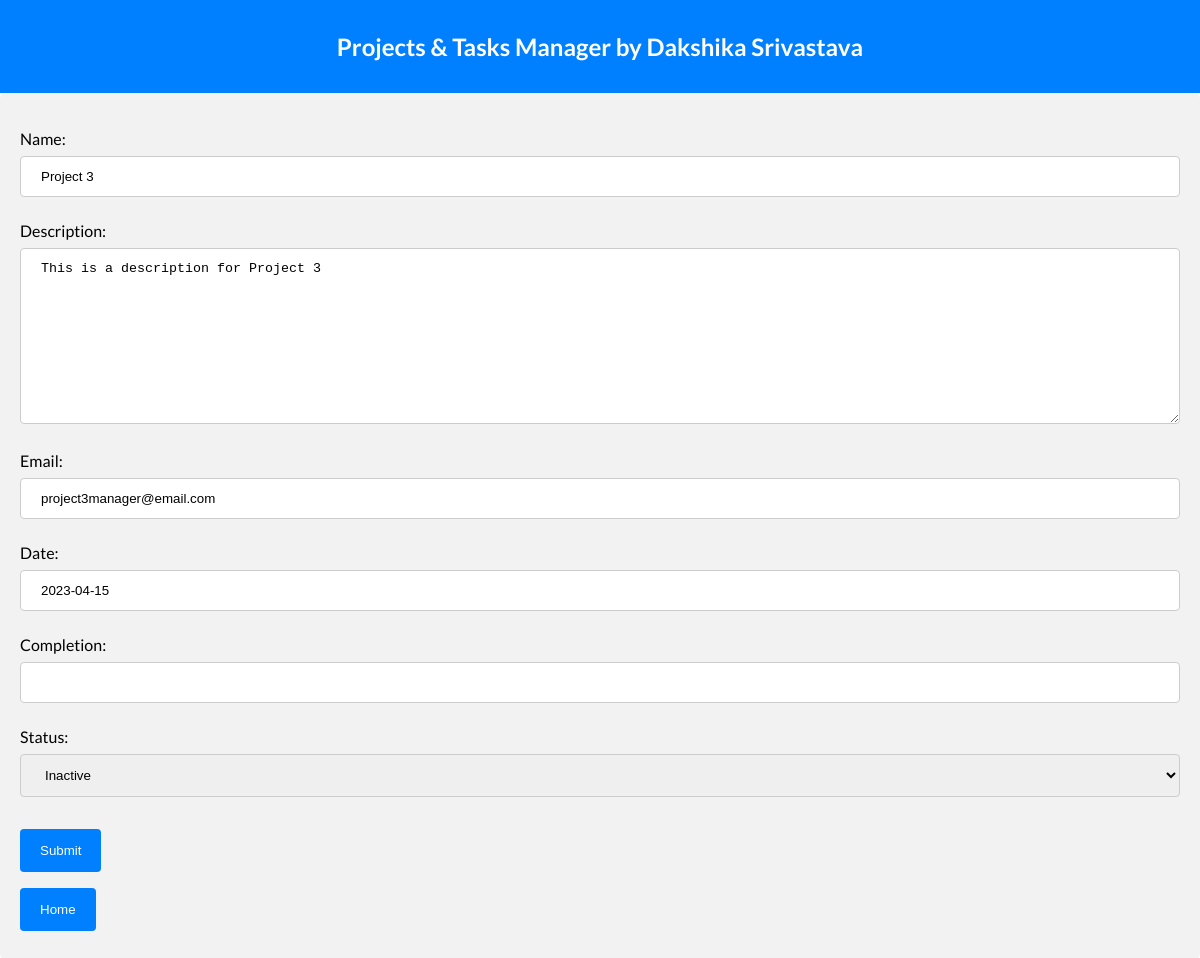
The page /update/3/ on the database its author committed.
### playground/models.py (models this page shows, shortened)
class ProjectsModel(models.Model):
    name = models.CharField(max_length=200, unique=True)
    description = models.TextField()
    email = models.EmailField()
    creation = models.DateField(_("Date"), default=datetime.today)
    completion = models.DateField(null=True, blank=True)
    status = models.CharField(
        max_length=8,
        choices=StatusChoices,
        default="INACTIVE"
    )

### playground/views.py (the view)
# urls.py: path('update/<id>/', views.update_view),
def update_view(request, id):
    context = {}
    obj = get_object_or_404(ProjectsModel, id=id)
    form = ProjectsForm(request.POST or None, instance=obj)
    if form.is_valid():
        form.save()
        return HttpResponseRedirect('/success/')
    context['form'] = form
    if request.method == "POST":
        return HttpResponseRedirect('/success/')
    return render(request, "update_view.html", context)

### playground/forms.py
class ProjectsForm(forms.ModelForm):
    class Meta:
        model = ProjectsModel
        fields = [
            "name",
            "description",
            "email",
            "creation",
            "completion",
            "status",
        ]

### playground/templates/update_view.html (shortened to what this page needs)
<!DOCTYPE html>
<html lang="en">
<head>
    <link rel="stylesheet" type="text/css" href="../static/style.css" />
</head>
<body>
    <div class="nav">
        <h2>Projects & Tasks Manager by Dakshika Srivastava</h2>
    </div>
    <div class="formbody">
        <form method="POST">
            {{ form.as_p }}
            <input type="submit" valie="Update">
        </form>
        <form action="/">
            <input type="submit" value="Home">
        </form>
    </div>
</body>
</html>

### playground/static/style.css (style rules this page uses)
body { font-family: 'Lato', Times, serif; margin: 0; padding: 0; display: block; }
.nav { padding: 1%; margin: 0; background-color: #0080ff; color: white; text-align: center; }
input[type=text], input[type=email], textarea, select { width: 100%; padding: 12px 20px; margin: 8px 0; display: inline-block; border: 1px solid #ccc; border-radius: 4px; box-sizing: border-box; }
input[type=submit] { background-color: #0080ff; color: white; padding: 14px 20px; margin: 8px 0; border: none; border-radius: 4px; cursor: pointer; }
.formbody { border-radius: 5px; background-color: #f2f2f2; padding: 20px; }

### playground/templates/update_view.html (style rules this page uses)
body { font-family: 'Lato', Times, serif; margin: 0; padding: 0; display: block; }
.nav { padding: 1%; margin: 0; background-color: #0080ff; color: white; text-align: center; }
input[type=text], input[type=email], textarea, select { width: 100%; padding: 12px 20px; margin: 8px 0; display: inline-block; border: 1px solid #ccc; border-radius: 4px; box-sizing: border-box; }
input[type=submit] { background-color: #0080ff; color: white; padding: 14px 20px; margin: 8px 0; border: none; border-radius: 4px; cursor: pointer; }
.formbody { border-radius: 5px; background-color: #f2f2f2; padding: 20px; }

### rows shown on the page
ProjectsModel: name "Project 3", description "This is a description for Project 3", email "project3manager@email.com", creation "2023-04-15", status "Inactive"
